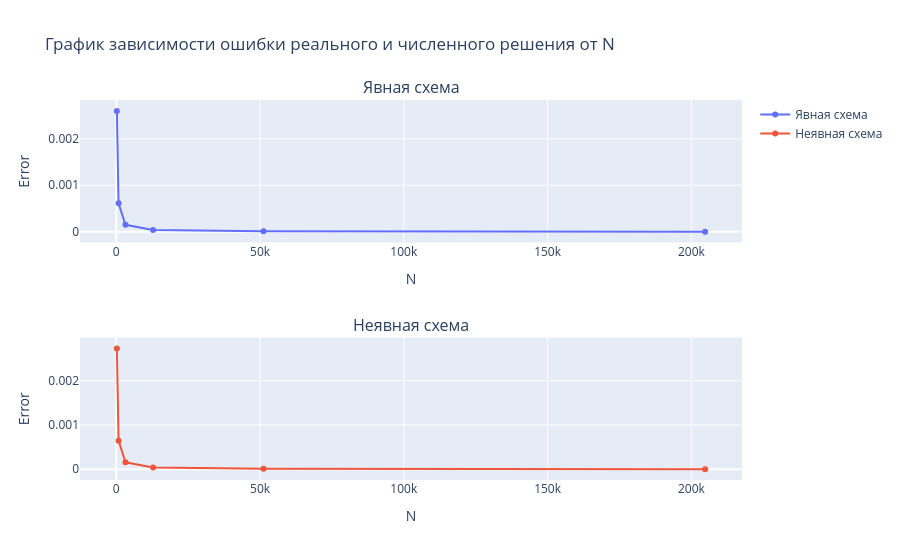

Notebook source saved alongside this figure:
### Code cell
fig = make_subplots(rows=2,cols=1,subplot_titles=("Явная схема","Неявная схема"))
fig.add_trace(go.Scatter(x=N_arr_exp,y=errors_exp,mode='lines+markers',name='Явная схема'),row=1,col=1)
fig.add_trace(go.Scatter(x=N_arr_imp,y=errors_imp,mode='lines+markers',name='Неявная схема'),row=2,col=1)

fig.update_xaxes(title_text='N')
fig.update_yaxes(title_text='Error')
fig.update_layout(title_text='График зависимости ошибки реального и численного решения от N')
fig.show()

### Figure 1 — Plotly figure (JSON) as saved in the notebook; plotly's stock layout.template omitted (floating-point values rounded to 4 significant figures)
{"data": [{"mode": "lines+markers", "name": "Явная схема", "type": "scatter", "x": [200, 800, 3200, 12800, 51200, 204800], "xaxis": "x", "y": [0.0026, 0.0006108, 0.0001483, 3.655e-05, 9.074e-06, 2.261e-06], "yaxis": "y"}, {"mode": "lines+markers", "name": "Неявная схема", "type": "scatter", "x": [200, 800, 3200, 12800, 51200, 204800], "xaxis": "x2", "y": [0.00273, 0.0006454, 0.0001572, 3.881e-05, 9.643e-06, 2.403e-06], "yaxis": "y2"}], "layout": {"annotations": [{"font": {"size": 16}, "showarrow": false, "text": "Явная схема", "x": 0.5, "xanchor": "center", "xref": "paper", "y": 1, "yanchor": "bottom", "yref": "paper"}, {"font": {"size": 16}, "showarrow": false, "text": "Неявная схема", "x": 0.5, "xanchor": "center", "xref": "paper", "y": 0.375, "yanchor": "bottom", "yref": "paper"}], "title": {"text": "График зависимости ошибки реального и численного решения от N"}, "xaxis": {"anchor": "y", "domain": [0, 1], "title": {"text": "N"}}, "xaxis2": {"anchor": "y2", "domain": [0, 1], "title": {"text": "N"}}, "yaxis": {"anchor": "x", "domain": [0.625, 1], "title": {"text": "Error"}}, "yaxis2": {"anchor": "x2", "domain": [0, 0.375], "title": {"text": "Error"}}}}
